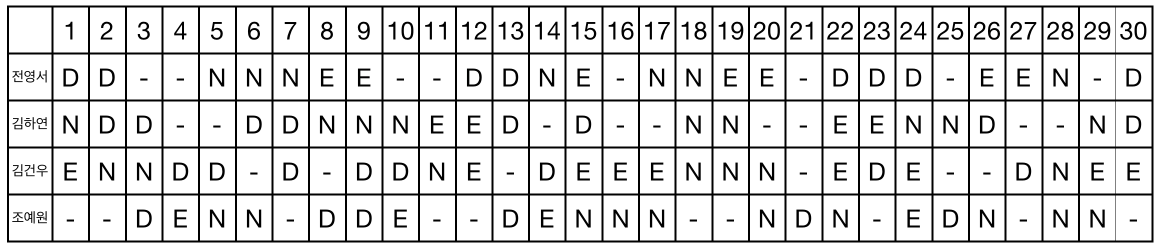
#> input picture 3-class CNN model/schedule4.jpg, 2331 x 503 px, found by its file name (shown at 1/2 size); its folder holds 2 pictures in this run
$ jupyter execute --allow-errors ocr_3class.ipynb   (shell and % lines are left out)
#> lines starting #> are read from the running program, lines starting #| are printed output that depends on the picture; after the words box and inside, x2 and y2 are one past the last pixel; in counts of white or black regions, pixels touching at a corner belong together
[cell 1]
# 1) 한 번만: 압축 풀기

[cell 2]
# ────────────────────────────────────────────────────────────────
# 0) EnglishFnt에서 D/N/E 데이터셋 자동 구축
# ────────────────────────────────────────────────────────────────
import os
from pathlib import Path
from PIL import Image
import shutil
import random

# 원본 폰트 이미지 경로
FNT_BASE = Path("sample_data/English/Fnt")
OUT_BASE = Path("dataset")
CLASS_MAP = {'Sample014': 'D', 'Sample024': 'N', 'Sample015': 'E'}

# dataset/D, dataset/N, dataset/E 폴더 생성 및 초기화
for c in ['D', 'N', 'E']:
    d = OUT_BASE / c
    if d.exists():
        shutil.rmtree(d)
    d.mkdir(parents=True, exist_ok=True)

# 클래스별로 파일 복사 (최대 2000장씩 샘플)
for sample, label in CLASS_MAP.items():
    src = FNT_BASE / sample
    dst = OUT_BASE / label
    files = list(src.glob("*.png"))
    random.shuffle(files)
    for i, f in enumerate(files[:2000]):
        img = Image.open(f).convert("L").resize((32,32))
        img.save(dst / f"{label}_{i:04d}.png")

print("✅ EnglishFnt → dataset/D,N,E 자동 구축 완료")

# ────────────────────────────────────────────────────────────────
# 1) Keras 데이터셋 로드 및 증강
# ────────────────────────────────────────────────────────────────
import tensorflow as tf
from tensorflow.keras import layers, models

IMG_SIZE    = (32, 32)
BATCH_SIZE  = 64
EPOCHS      = 20
TFLITE_PATH = "dne_classifier.tflite"
CLASS_NAMES = ["D", "N", "E"]
VALID_SPLIT = 0.2
SEED        = 42

#> (the rest of this cell did not finish here and is left out)

[cell 3]
import cv2
import numpy as np
import json
import tensorflow as tf

# ─────────────────────────────
# 0) 설정
# ─────────────────────────────
IMAGE_PATH   = '/content/schedule4.jpg'      # 이미지 경로
TFLITE_MODEL = 'dne_classifier.tflite'       # 3-class TFLite 모델 경로
WHITE_THRESH = 0.86                          # 빈 셀 판단 임계치
CLASS_LABELS = ['D', 'N', 'E']               # 3-class
HEADER_SKIP_Y = 2   # 상단 헤더(번호+이름) 행 개수
HEADER_SKIP_X = 1   # 왼쪽 헤더(이름) 열 개수
DEBUG_VIS = True    # 표 전체 box 시각화 저장

# ─────────────────────────────
# 1) 라인 감지 + 셀 좌표 추출
# ─────────────────────────────
def get_table_cells(img_path, header_skip_y=2, header_skip_x=1, vis_path="table_detected.png"):
#> called with img_path = '/content/schedule4.jpg', header_skip_y = 2, header_skip_x = 1, vis_path = 'table_detected.png'
    img = cv2.imread(img_path, cv2.IMREAD_GRAYSCALE)
#> img: shape (503, 2331); min 0, max 255, mean 218.1
    assert img is not None, f"Image not found at {img_path}"

    # Binarize (invert + Otsu)
    _, binary = cv2.threshold(img, 0, 255, cv2.THRESH_BINARY_INV + cv2.THRESH_OTSU)
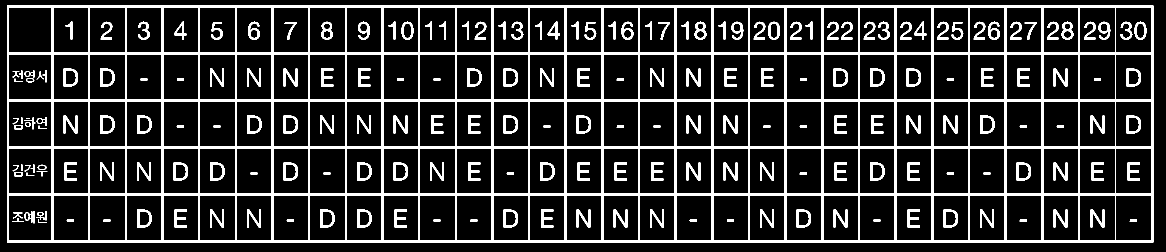
#> binary: shape (503, 2331) (shown at 1/2 size); 14.4% white; 206 white regions (1 under 20 px), largest, box (x1, y1, x2, y2) and area: (14, 11, 2307, 485) 111282, (127, 137, 156, 173) 459, (200, 137, 229, 173) 459

    # Morphology to extract border lines
    h_kernel = cv2.getStructuringElement(cv2.MORPH_RECT, (100, 1))
    v_kernel = cv2.getStructuringElement(cv2.MORPH_RECT, (1, 100))
    h_lines = cv2.morphologyEx(binary, cv2.MORPH_OPEN, h_kernel)
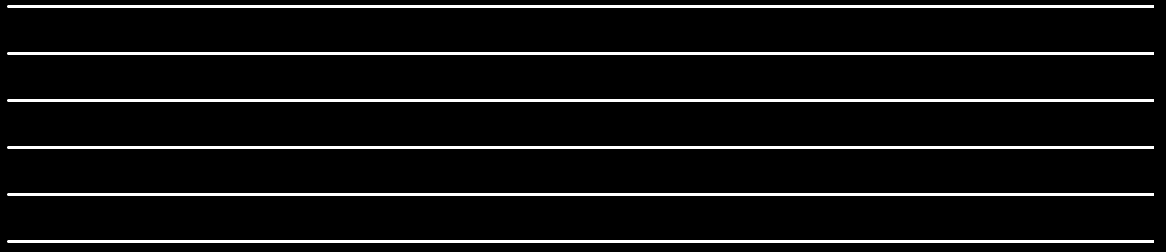
#> h_lines: shape (503, 2331) (shown at 1/2 size); 4.7% white; 6 white regions, box (x1, y1, x2, y2) and area: (15, 11, 2308, 15) 9172, (15, 105, 2308, 109) 9172, (15, 199, 2308, 203) 9172, (15, 293, 2308, 297) 9172, (15, 387, 2308, 391) 9172, (15, 481, 2308, 485) 9172
    v_lines = cv2.morphologyEx(binary, cv2.MORPH_OPEN, v_kernel)
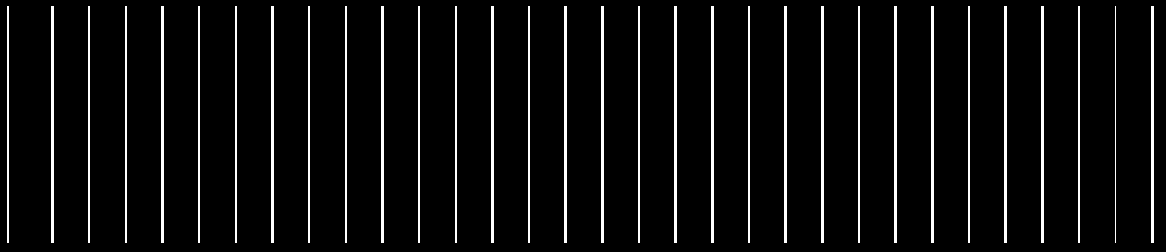
#> v_lines: shape (503, 2331) (shown at 1/2 size); 5.1% white; 32 white regions, largest, box (x1, y1, x2, y2) and area: (14, 12, 18, 486) 1896, (103, 12, 107, 486) 1896, (176, 12, 180, 486) 1896

    def find_seps(mask, axis, ratio=0.5):
#> called with axis = 'x', ratio = 0.5
        proj = mask.sum(axis=0) if axis=='x' else mask.sum(axis=1)
#> proj = 2331 values, max 120870 at index 14, min 0 at index 0, mean 6481.7
        thresh = proj.max() * ratio
#> thresh = 60435
        idx = np.where(proj > thresh)[0]
#> idx = 125 values from 14 to 2306
        groups = np.split(idx, np.where(np.diff(idx) > 1)[0] + 1)
#> groups = 32 items, first 6: [14, 15, 16, 17], [103, 104, 105, 106], [176, 177, 178, 179], [250, 251, 252, 253], [323, 324, 325, 326], [396, 397, 398, 399]
        return sorted(int(np.median(g)) for g in groups if len(g) > 0)

    x_seps = find_seps(v_lines, 'x', 0.5)
#> x_seps = 32 values from 15 to 2304
    y_seps = find_seps(h_lines, 'y', 0.5)
#> y_seps = [12, 106, 200, 294, 388, 482]

    # (시각화)
    if vis_path:
        img_vis = cv2.cvtColor(img, cv2.COLOR_GRAY2BGR)
        for y in y_seps:
            cv2.line(img_vis, (x_seps[0], y), (x_seps[-1], y), (0,0,255), 2)
#> this loop made 6 passes
#> y on passes 1 to 6: 12, 106, 200, 294, 388, 482
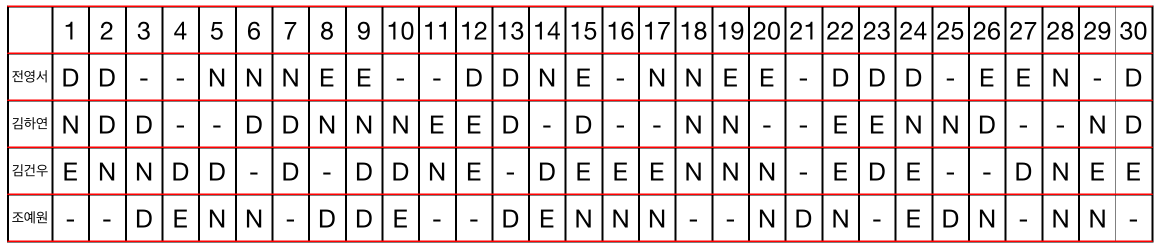
#> img_vis: shape (503, 2331, 3) (shown at 1/2 size); mean B, G, R 218.1, 218.1, 227.1
        for x in x_seps:
            cv2.line(img_vis, (x, y_seps[0]), (x, y_seps[-1]), (0,0,255), 2)
#> this loop made 32 passes
#> x on passes 1 to 12: 15, 104, 177, 251, 324, 397, 471, 544, 617, 691, 764, 837
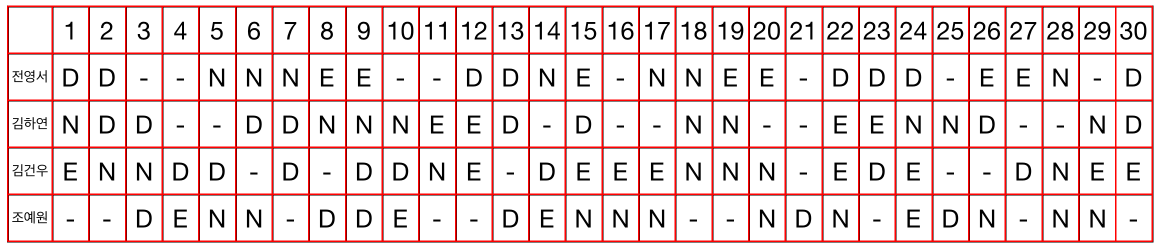
#> img_vis: shape (503, 2331, 3) (shown at 1/2 size); 3.73% of pixels changed, all inside (x1, y1, x2, y2) = (14, 13, 2306, 482)
        cv2.imwrite(vis_path, img_vis)
        print(f"Table lines visualization saved: {vis_path}")

    # (좌표 반환)
    data_rows = list(zip(y_seps[header_skip_y-1:-1], y_seps[header_skip_y:]))
#> data_rows = [(106, 200), (200, 294), (294, 388), (388, 482)]

    data_cols = list(zip(x_seps[header_skip_x:-1], x_seps[header_skip_x+1:]))
#> data_cols = 30 pairs, first value 104 to 2231, second value 177 to 2304
    return img, data_rows, data_cols

# ─────────────────────────────
# 2) 셀 crop + 리사이즈
# ─────────────────────────────
# [37 lines left out: functions tight_crop_and_resize, classify_dne, not called in this run]

# ─────────────────────────────
# 4) 메인 실행 & JSON 변환
# ─────────────────────────────
def main():
    # (1) 셀 경계 자동 추출
    img, data_rows, data_cols = get_table_cells(
        IMAGE_PATH, header_skip_y=2, header_skip_x=1, vis_path="table_detected.png"
    )
#> data_rows = [(106, 200), (200, 294), (294, 388), (388, 482)]

    # (2) TFLite 모델 준비
    interpreter = tf.lite.Interpreter(model_path=TFLITE_MODEL)
    interpreter.allocate_tensors()
    input_details  = interpreter.get_input_details()
    output_details = interpreter.get_output_details()

    # (3) 셀 순회하며 분류
    result = {}
    debug_count = 0
    for r, (y1, y2) in enumerate(data_rows):
        row_dict = {}
        for c, (x1, x2) in enumerate(data_cols):
            cell_img = img[y1:y2, x1:x2]
            debug = (debug_count < 30)
            # 파일 이름에 좌표도 추가!
            debug = (debug_count < 30)
            val = classify_dne(cell_img, interpreter, input_details, output_details, debug=debug, r=r, c=c)
            row_dict[str(c+1)] = val
            if debug: debug_count += 1
        result[str(r+1)] = row_dict


    json_str = json.dumps(result, ensure_ascii=False, indent=2)
    print(json_str)
    with open('schedule_inferred.json', 'w', encoding='utf-8') as f:
        f.write(json_str)
    print("schedule_inferred.json 생성 완료")

if __name__ == '__main__':
    main()
#> (the call stopped at in main, `interpreter = tf.lite.Interpreter(model_path=TFLITE_MODEL)`: tensorflow is not available in this run)
